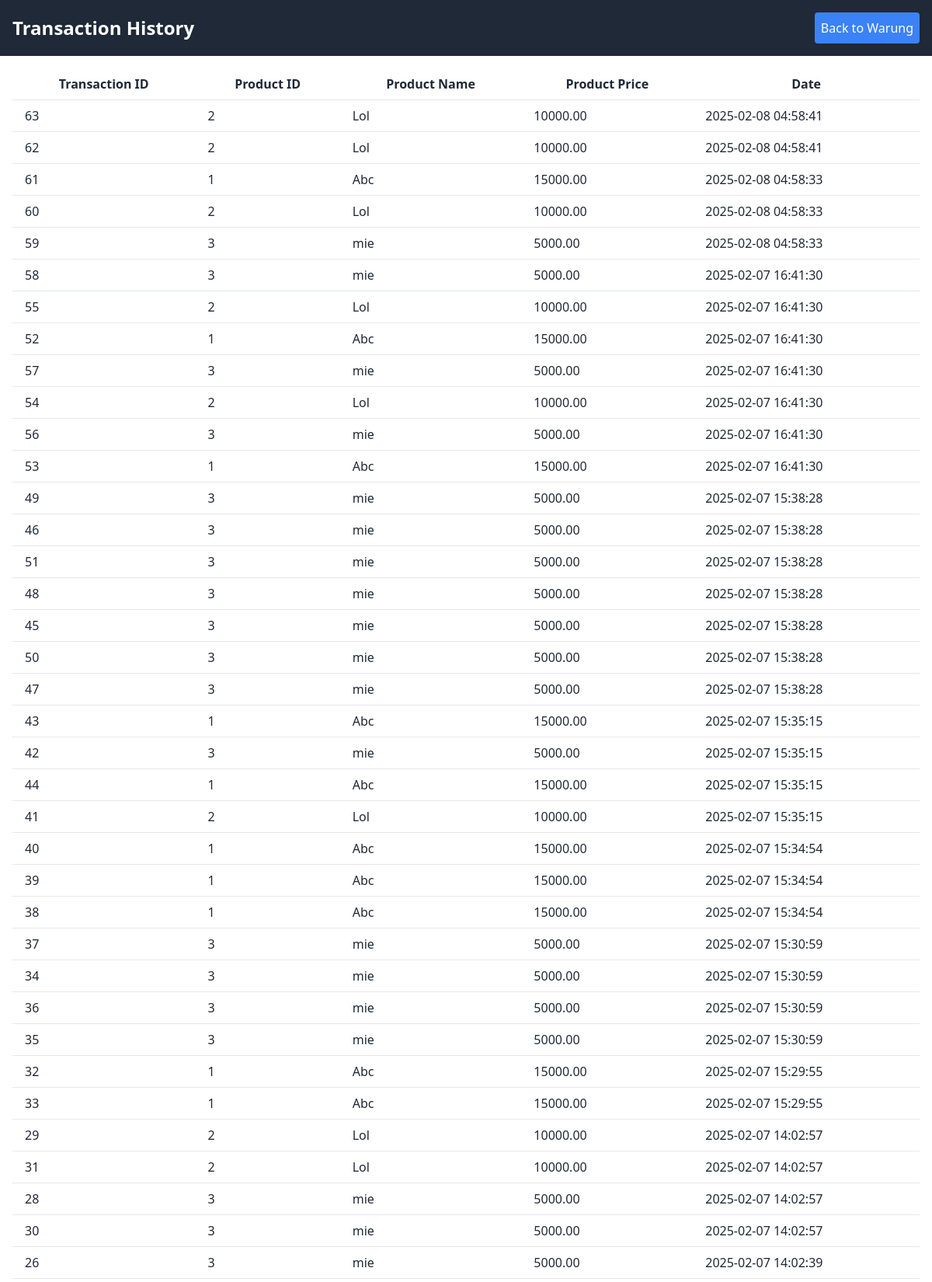
Screenshot of /data_penjualan.php (signed in, upper part) with the database file from the repository.
### tables this page shows
CREATE TABLE `penjualan` (
  `id_penjualan` int(11) NOT NULL,
  `id_produk` int(11) DEFAULT NULL,
  `tanggal` timestamp NOT NULL DEFAULT current_timestamp(),
  `total_harga` decimal(10,2) DEFAULT NULL
);

CREATE TABLE `produk` (
  `id_produk` int(11) NOT NULL,
  `nama_produk` varchar(100) DEFAULT NULL,
  `kstegori` enum('makanan','minuman','peralatan mandi','perawatan','bahan dapur') NOT NULL,
  `harga` decimal(10,2) DEFAULT NULL,
  `stok` int(11) DEFAULT NULL
);

### data_penjualan.php (the view, shortened to what this page needs)
<?php
include 'service/database.php';
$result = $db->query("SELECT p.id_penjualan, p.id_produk, pr.nama_produk, pr.harga, p.tanggal FROM penjualan p JOIN produk pr ON p.id_produk = pr.id_produk ORDER BY p.tanggal DESC");
?>
<!DOCTYPE html>
<html lang="en">
<head>
    <script src="https://cdn.tailwindcss.com"></script>
    <link href="https://cdn.jsdelivr.net/npm/daisyui@4.12.14/dist/full.min.css" rel="stylesheet" type="text/css" />
</head>
<body>
    <div class="flex justify-between items-center p-4 bg-gray-800 text-white">
        <h1 class="text-2xl font-bold">Transaction History</h1>
        <a href="warung.php" class="bg-blue-500 text-white p-2 rounded">Back to Warung</a>
    </div>
    <div class="p-4">
        <table class="min-w-full bg-white">
            <thead>
                <tr>
                    <th class="py-2 px-4 border-b">Transaction ID</th>
                    <th class="py-2 px-4 border-b">Product ID</th>
                    <th class="py-2 px-4 border-b">Product Name</th>
                    <th class="py-2 px-4 border-b">Product Price</th>
                    <th class="py-2 px-4 border-b">Date</th>
                </tr>
            </thead>
            <tbody>
                <?php while ($row = $result->fetch_assoc()): ?>
                <tr>
                    <td class="py-2 px-4 border-b"><?php echo $row['id_penjualan']; ?></td>
                    <td class="py-2 px-4 border-b"><?php echo $row['id_produk']; ?></td>
                    <td class="py-2 px-4 border-b"><?php echo $row['nama_produk']; ?></td>
                    <td class="py-2 px-4 border-b"><?php echo $row['harga']; ?></td>
                    <td class="py-2 px-4 border-b"><?php echo $row['tanggal']; ?></td>
                </tr>
                <?php endwhile; ?>
            </tbody>
        </table>
    </div>
</body>
</html>

### rows the page displays
penjualan: id_penjualan "63", id_produk "2", id_produk.nama_produk "Lol", id_produk.harga "10000.00", tanggal "2025-02-08 04:58:41"
penjualan: id_penjualan "62", id_produk "2", id_produk.nama_produk "Lol", id_produk.harga "10000.00", tanggal "2025-02-08 04:58:41"
penjualan: id_penjualan "61", id_produk "1", id_produk.nama_produk "Abc", id_produk.harga "15000.00", tanggal "2025-02-08 04:58:33"
penjualan: id_penjualan "60", id_produk "2", id_produk.nama_produk "Lol", id_produk.harga "10000.00", tanggal "2025-02-08 04:58:33"
penjualan: id_penjualan "59", id_produk "3", id_produk.nama_produk "mie", id_produk.harga "5000.00", tanggal "2025-02-08 04:58:33"
penjualan: id_penjualan "58", id_produk "3", id_produk.nama_produk "mie", id_produk.harga "5000.00", tanggal "2025-02-07 16:41:30"
penjualan: id_penjualan "55", id_produk "2", id_produk.nama_produk "Lol", id_produk.harga "10000.00", tanggal "2025-02-07 16:41:30"
penjualan: id_penjualan "52", id_produk "1", id_produk.nama_produk "Abc", id_produk.harga "15000.00", tanggal "2025-02-07 16:41:30"
penjualan: id_penjualan "57", id_produk "3", id_produk.nama_produk "mie", id_produk.harga "5000.00", tanggal "2025-02-07 16:41:30"
penjualan: id_penjualan "54", id_produk "2", id_produk.nama_produk "Lol", id_produk.harga "10000.00", tanggal "2025-02-07 16:41:30"
penjualan: id_penjualan "56", id_produk "3", id_produk.nama_produk "mie", id_produk.harga "5000.00", tanggal "2025-02-07 16:41:30"
penjualan: id_penjualan "53", id_produk "1", id_produk.nama_produk "Abc", id_produk.harga "15000.00", tanggal "2025-02-07 16:41:30"
penjualan: id_penjualan "49", id_produk "3", id_produk.nama_produk "mie", id_produk.harga "5000.00", tanggal "2025-02-07 15:38:28"
penjualan: id_penjualan "46", id_produk "3", id_produk.nama_produk "mie", id_produk.harga "5000.00", tanggal "2025-02-07 15:38:28"
penjualan: id_penjualan "51", id_produk "3", id_produk.nama_produk "mie", id_produk.harga "5000.00", tanggal "2025-02-07 15:38:28"
penjualan: id_penjualan "48", id_produk "3", id_produk.nama_produk "mie", id_produk.harga "5000.00", tanggal "2025-02-07 15:38:28"
penjualan: id_penjualan "45", id_produk "3", id_produk.nama_produk "mie", id_produk.harga "5000.00", tanggal "2025-02-07 15:38:28"
penjualan: id_penjualan "50", id_produk "3", id_produk.nama_produk "mie", id_produk.harga "5000.00", tanggal "2025-02-07 15:38:28"
penjualan: id_penjualan "47", id_produk "3", id_produk.nama_produk "mie", id_produk.harga "5000.00", tanggal "2025-02-07 15:38:28"
penjualan: id_penjualan "43", id_produk "1", id_produk.nama_produk "Abc", id_produk.harga "15000.00", tanggal "2025-02-07 15:35:15"
penjualan: id_penjualan "42", id_produk "3", id_produk.nama_produk "mie", id_produk.harga "5000.00", tanggal "2025-02-07 15:35:15"
penjualan: id_penjualan "44", id_produk "1", id_produk.nama_produk "Abc", id_produk.harga "15000.00", tanggal "2025-02-07 15:35:15"
penjualan: id_penjualan "41", id_produk "2", id_produk.nama_produk "Lol", id_produk.harga "10000.00", tanggal "2025-02-07 15:35:15"
penjualan: id_penjualan "40", id_produk "1", id_produk.nama_produk "Abc", id_produk.harga "15000.00", tanggal "2025-02-07 15:34:54"
penjualan: id_penjualan "39", id_produk "1", id_produk.nama_produk "Abc", id_produk.harga "15000.00", tanggal "2025-02-07 15:34:54"
penjualan: id_penjualan "38", id_produk "1", id_produk.nama_produk "Abc", id_produk.harga "15000.00", tanggal "2025-02-07 15:34:54"
penjualan: id_penjualan "37", id_produk "3", id_produk.nama_produk "mie", id_produk.harga "5000.00", tanggal "2025-02-07 15:30:59"
penjualan: id_penjualan "34", id_produk "3", id_produk.nama_produk "mie", id_produk.harga "5000.00", tanggal "2025-02-07 15:30:59"
penjualan: id_penjualan "36", id_produk "3", id_produk.nama_produk "mie", id_produk.harga "5000.00", tanggal "2025-02-07 15:30:59"
penjualan: id_penjualan "35", id_produk "3", id_produk.nama_produk "mie", id_produk.harga "5000.00", tanggal "2025-02-07 15:30:59"
penjualan: id_penjualan "32", id_produk "1", id_produk.nama_produk "Abc", id_produk.harga "15000.00", tanggal "2025-02-07 15:29:55"
penjualan: id_penjualan "33", id_produk "1", id_produk.nama_produk "Abc", id_produk.harga "15000.00", tanggal "2025-02-07 15:29:55"
penjualan: id_penjualan "29", id_produk "2", id_produk.nama_produk "Lol", id_produk.harga "10000.00", tanggal "2025-02-07 14:02:57"
penjualan: id_penjualan "31", id_produk "2", id_produk.nama_produk "Lol", id_produk.harga "10000.00", tanggal "2025-02-07 14:02:57"
penjualan: id_penjualan "28", id_produk "3", id_produk.nama_produk "mie", id_produk.harga "5000.00", tanggal "2025-02-07 14:02:57"
penjualan: id_penjualan "30", id_produk "3", id_produk.nama_produk "mie", id_produk.harga "5000.00", tanggal "2025-02-07 14:02:57"
penjualan: id_penjualan "26", id_produk "3", id_produk.nama_produk "mie", id_produk.harga "5000.00", tanggal "2025-02-07 14:02:39"
